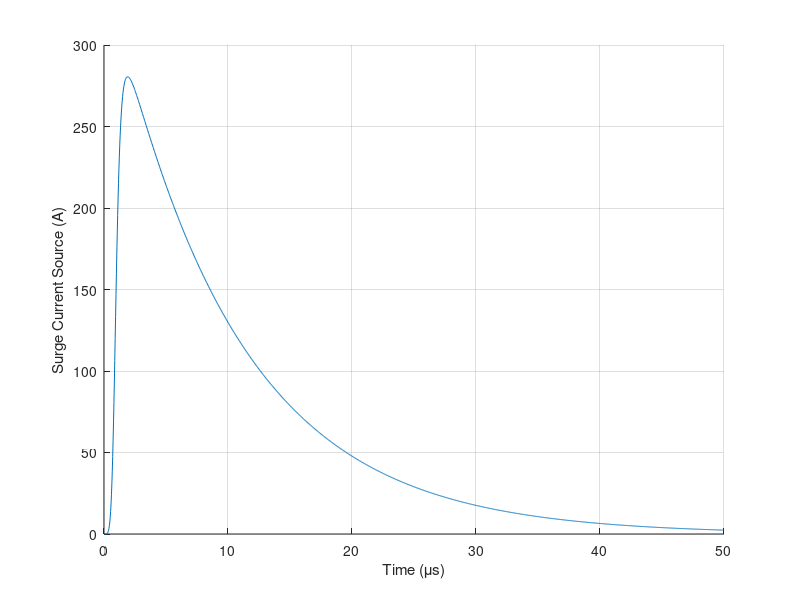
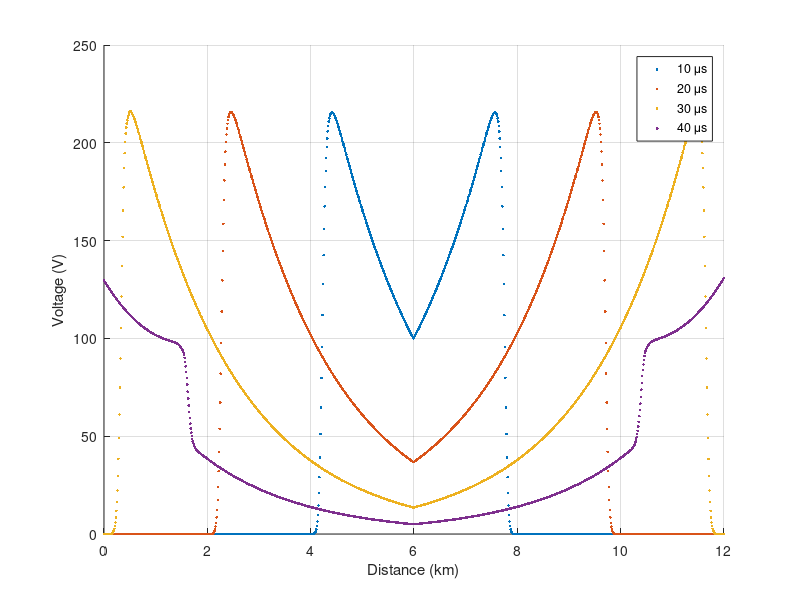
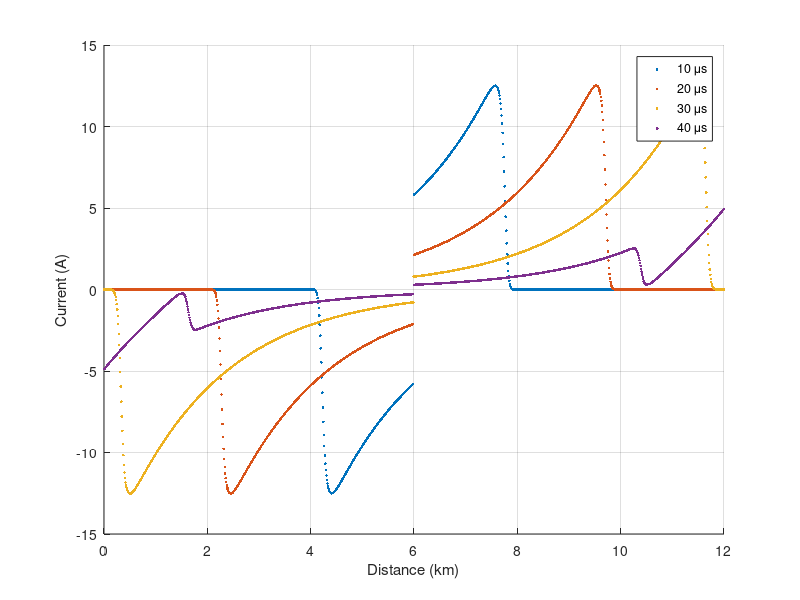
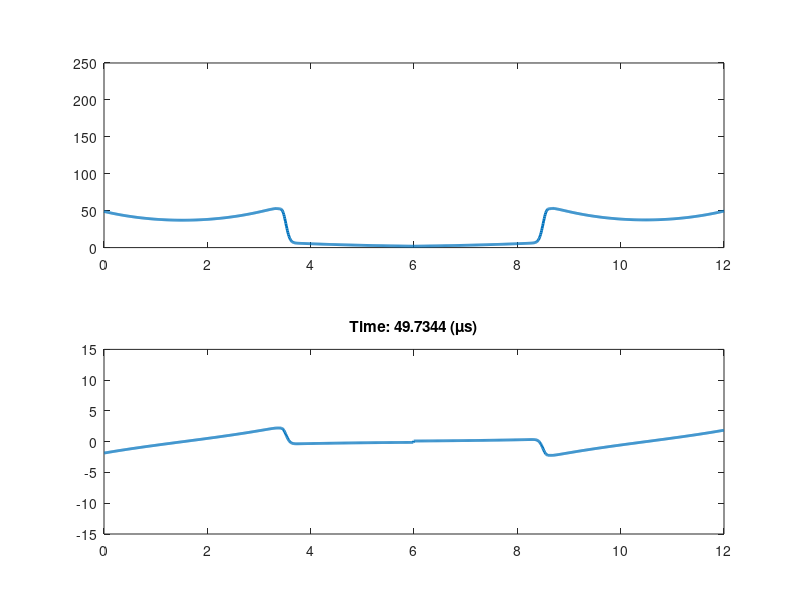

MATLAB code for these plots, in order:
clear all;
close all;
clc;

% Parameters
maxTime = 50e-6;
line_length = 12000;      %Length of transmission line (m)
R = 0.001;
a = 4.5e-3;
b = 7e-3;
epsr = 2.36;

c = 299792458;
eps0 = 8.85419e-12;
mu0 = 1.25663706143592e-06;
L = (mu0/2/pi)*log(b/a);
C = (2*pi*eps0*epsr)/log(b/a);
dz = 10;                %Spatial sampling
vp = 1/sqrt(L*C);       % Phase velocity
dt = dz/vp;             %Temporal sampling
dt = dz/c;

Nz = line_length/dz;
km = floor(Nz/2);
Nt = round(maxTime/dt) + 1;
t = linspace(0,maxTime,Nt);

% Initializatations
V = zeros(Nz+1,Nt);
I = zeros(Nz,Nt);

% Surge current parameters
Ip = 300;
eta = 0.85;
T1 = 1e-6;
T2 = 10e-6;
m = 5;
gamma = t./T1;
I0 = (Ip/eta).*(gamma.^m./(1 + gamma.^m)).*exp(-t/T2);




Zv = linspace(0,line_length,Nz+1);

Zi = linspace(dz/2,line_length-dz/2,Nz);

for n=2:Nt
    
    V(1,n) = V(2,n-1);
    V(Nz+1,n) = V(Nz,n-1);


    for k = 2:Nz
        V(k,n) = V(k,n-1) - (dt/(C*dz))*(I(k,n-1) - I(k-1,n-1));
        if k == km
            V(k,n) = V(k,n) + I0(n);
        end
    end
    for k = 1:Nz
        I(k,n) = I(k,n-1) - (V(k+1,n) - V(k,n))./(dz*((L/dt) - (R/2)));
    end
end
figure; grid on; hold on;
plot(t*1e6,I0)
xlabel('Time (\mus)')
ylabel('Surge Current Source (A)')

figure; hold on; grid on;
plot(Zv/1e3,V(:,round(10e-6/dt)),'.','DisplayName','10 \mus','LineWidth',2)
plot(Zv/1e3,V(:,round(20e-6/dt)),'.','DisplayName','20 \mus','LineWidth',2)
plot(Zv/1e3,V(:,round(30e-6/dt)),'.','DisplayName','30 \mus','LineWidth',2)
plot(Zv/1e3,V(:,round(40e-6/dt)),'.','DisplayName','40 \mus','LineWidth',2)
legend()
xlabel('Distance (km)')
ylabel('Voltage (V)')

figure; hold on; grid on;
plot(Zi/1e3,I(:,round(10e-6/dt)),'.','DisplayName','10 \mus','LineWidth',2)
plot(Zi/1e3,I(:,round(20e-6/dt)),'.','DisplayName','20 \mus','LineWidth',2)
plot(Zi/1e3,I(:,round(30e-6/dt)),'.','DisplayName','30 \mus','LineWidth',2)
plot(Zi/1e3,I(:,round(40e-6/dt)),'.','DisplayName','40 \mus','LineWidth',2)
legend()
xlabel('Distance (km)')
ylabel('Current (A)')

% Voltage animation
figure; hold on; grid on;
subplot(2,1,1)
vPlot = plot(Zv/1e3,V(:,1),'LineWidth',2);
axis([0, 12, 0 250])
hText = text(6.5, 200, '');

subplot(2,1,2)
iPlot = plot(Zi/1e3,I(:,1),'LineWidth',2);
axis([0, 12, -15 15])

for ix = 1:10:Nt
    set(vPlot,'YData',V(:,ix))
    set(iPlot,'YData',I(:,ix))
    title(['Time: ' num2str(ix*dt*1e6) ' (\mus)'])
%     set(hText, 'String', ['Time: ' num2str(ix*dt*1e6) ' (\mus)']);
    pause(0.1)
end